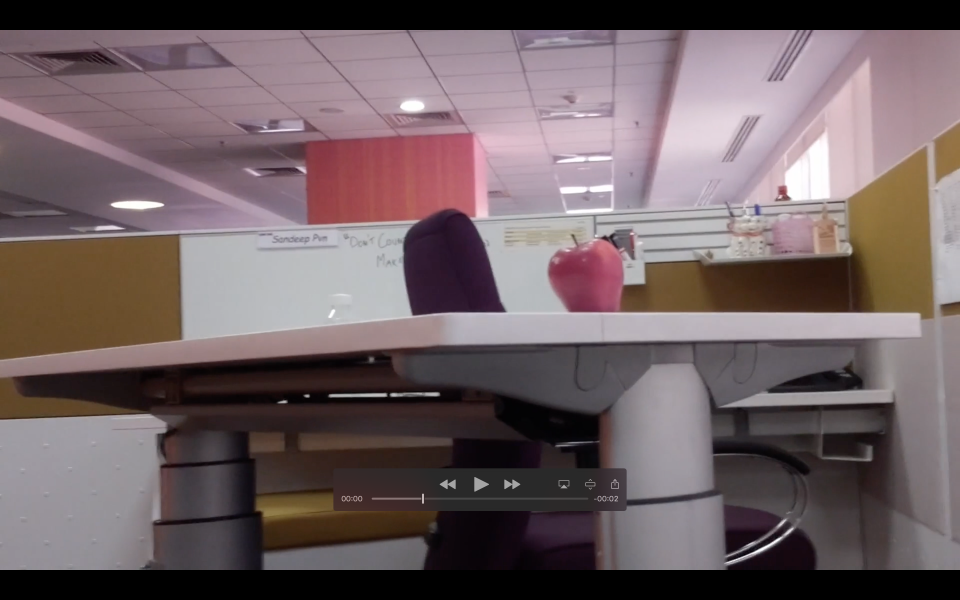
#> input picture Data/Pics/125.png, 2880 x 1800 px (shown at 1/3 size)
$ python ApproxPolyDp.py   (older library calls are emulated)
#> lines starting #> are read from the running program, lines starting #| are printed output that depends on the picture; after the words box and inside, x2 and y2 are one past the last pixel; in counts of white or black regions, pixels touching at a corner belong together
import cv2

raw_image = cv2.imread('../Data/Pics/125.png')
#> raw_image is the input picture: shape (1800, 2880, 3); mean B, G, R 99.4, 96.8, 111.8
maxsize=max(raw_image.shape)
#> maxsize = 2880
scale=700/maxsize
#> scale = 0.243
raw_image=cv2.resize(raw_image,None,fx=scale,fy=scale)
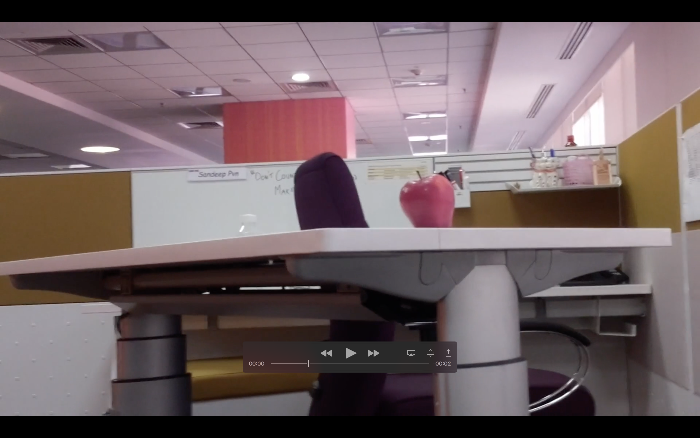
#> raw_image: shape (438, 700, 3); mean B, G, R 99.3, 96.7, 111.6
cv2.imshow('Original Image', raw_image)
cv2.waitKey(0)

# bilateral_filtered_image = cv2.bilateralFilter(raw_image, 5, 175, 175)
# cv2.imshow('Bilateral', bilateral_filtered_image)
# cv2.waitKey(0)

bilateral_filtered_image = raw_image.copy()

edge_detected_image = cv2.Canny(bilateral_filtered_image, 75, 200)
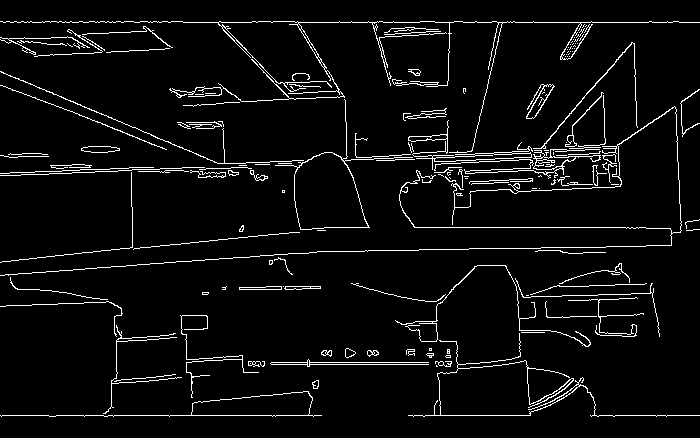
#> edge_detected_image: shape (438, 700); 4.9% white in thin lines or dots
cv2.imshow('Edge', edge_detected_image)
cv2.waitKey(0)

_, contours, hierarchy = cv2.findContours(edge_detected_image, cv2.RETR_TREE, cv2.CHAIN_APPROX_SIMPLE)
#> contours = 218 contours, 168 with area under 20; largest, box (x1, y1, x2, y2) and area: (275, 99, 413, 230) 4300, (294, 152, 369, 230) 4264, (0, 391, 322, 417) 2188, (191, 391, 313, 417) 2180, (408, 120, 533, 170) 640

contour_list = []
for contour in contours:
    approx = cv2.approxPolyDP(contour,0.01*cv2.arcLength(contour,True),True)
    area = cv2.contourArea(contour)
    if ((len(approx) > 8) & (len(approx) < 25)):
        k=cv2.isContourConvex(approx)
        print(k)
        if k:
            contour_list.append(contour)
#> this loop made 218 passes
#> area on passes 1, 2, 3, 4, 7, 9, 14, 21, 25, 35, 36, 37: 2187.5, 2180.5, 38, 32, 22.5, 26, 72, 45, 41, 63, 61, 102
#> (approx, area) on passes 13, 51: ([[270, 363], [428, 364]], 89), ([[281, 286], [239, 287], [239, 289], [281, 289]], 99.5)
#| False
#| False
#| False
#| False
#| False
#| False
#| False
#| False
#> (further printed lines are left out)
#> after the loop, contour_list = []


cv2.drawContours(raw_image, contour_list,  -1, (255,0,0), 2)
cv2.imshow('Objects Detected',raw_image)
cv2.waitKey(0)

$ run again, with Data/Pics/200.png copied over Data/Pics/125.png
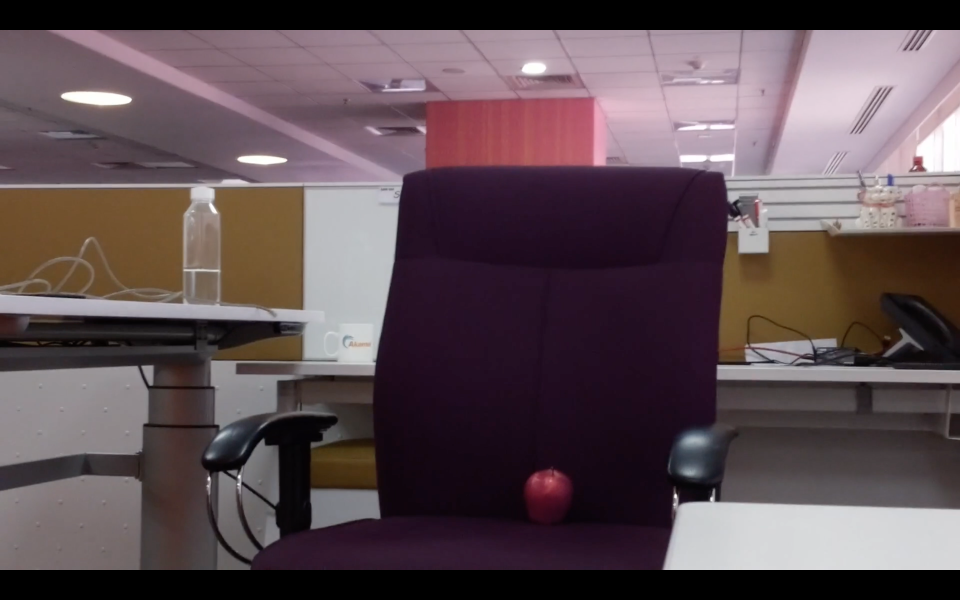
#> input picture Data/Pics/200.png, 2880 x 1800 px (shown at 1/3 size)
#> raw_image is the input picture: shape (1800, 2880, 3); mean B, G, R 82.3, 77.6, 93.3
#> `edge_detected_image = cv2.Canny(bilateral_filtered_image, 75, 200)`:
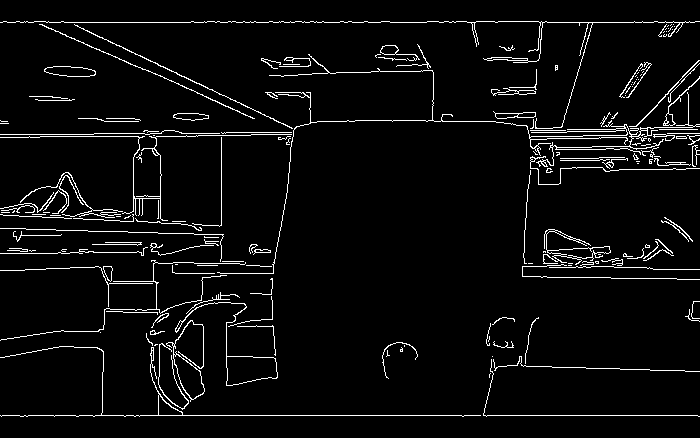
#> edge_detected_image: shape (438, 700); 4.5% white in thin lines or dots
#> contours = 229 contours, 182 with area under 20; largest, box (x1, y1, x2, y2) and area: (175, 302, 278, 386) 1263, (226, 356, 278, 386) 1202, (166, 320, 205, 402) 802, (173, 354, 205, 400) 730, (543, 229, 611, 265) 520
#> the loop `for contour in contours:` made 229 passes
#> area on passes 8, 9, 14, 20, 24, 25, 32, 33: 302.5, 244, 36.5, 20, 802, 730, 1263, 1202
#> (printed output is left out)
#> after the loop `for contour in contours:`: contour_list = 1 contour; box (x1, y1, x2, y2) and area: (44, 66, 96, 77) 392
#> `cv2.drawContours(raw_image, contour_list,  -1, (255,0,0), 2)`:
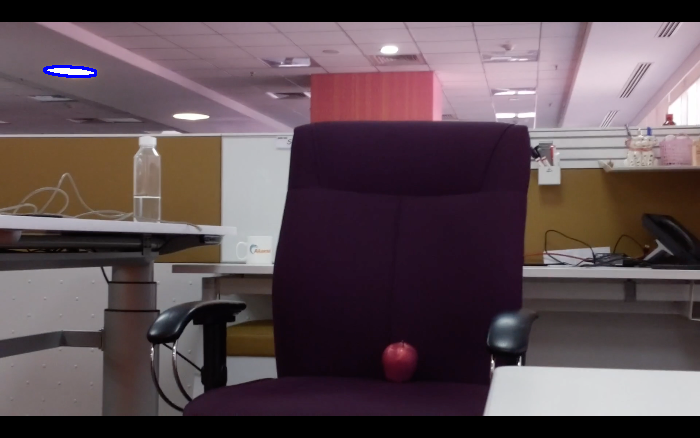
#> raw_image: shape (438, 700, 3); mean B, G, R 82.3, 77.3, 93

$ run again, with Data/Pics/290.png copied over Data/Pics/125.png
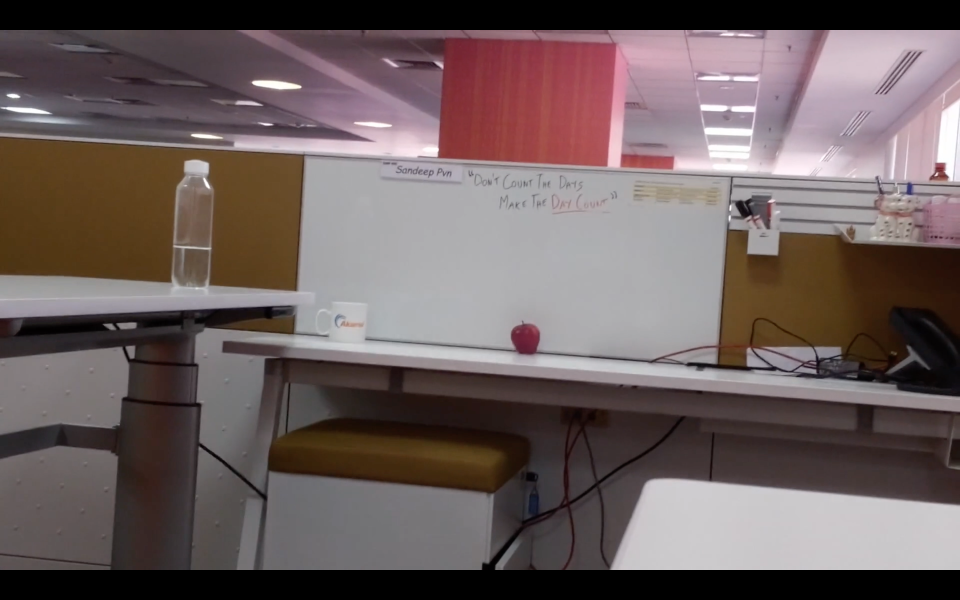
#> input picture Data/Pics/290.png, 2880 x 1800 px (shown at 1/3 size)
#> raw_image is the input picture: shape (1800, 2880, 3); mean B, G, R 94.6, 95.3, 109
#> `raw_image=cv2.resize(raw_image,None,fx=scale,fy=scale)`:
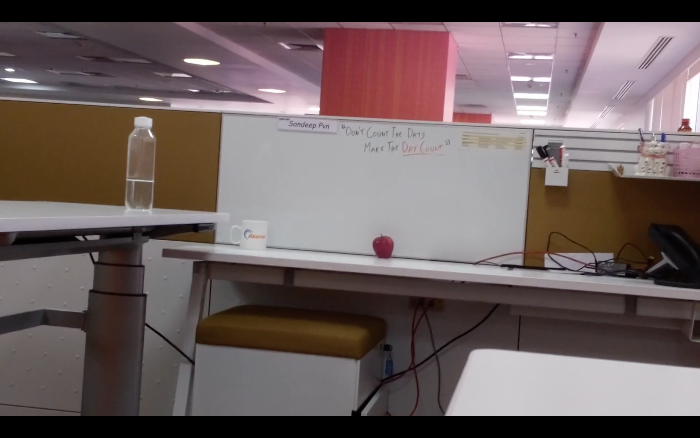
#> raw_image: shape (438, 700, 3); mean B, G, R 94.5, 95.2, 108.9
#> `edge_detected_image = cv2.Canny(bilateral_filtered_image, 75, 200)`:
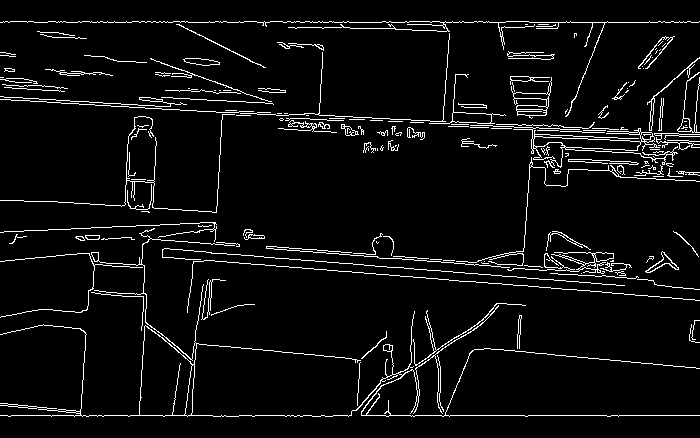
#> edge_detected_image: shape (438, 700); 5.2% white in thin lines or dots
#> contours = 267 contours, 204 with area under 20; largest, box (x1, y1, x2, y2) and area: (0, 228, 700, 417) 4124, (139, 325, 193, 417) 3446, (470, 125, 678, 168) 1172, (533, 136, 641, 151) 898, (511, 77, 552, 119) 504
#> the loop `for contour in contours:` made 267 passes
#> area on passes 3, 9, 10, 13, 14, 30, 34, 35: 20.5, 94.5, 53.5, 35, 32, 230, 26.5, 20
#> (printed output is left out)
#> after the loop `for contour in contours:`: contour_list = []
